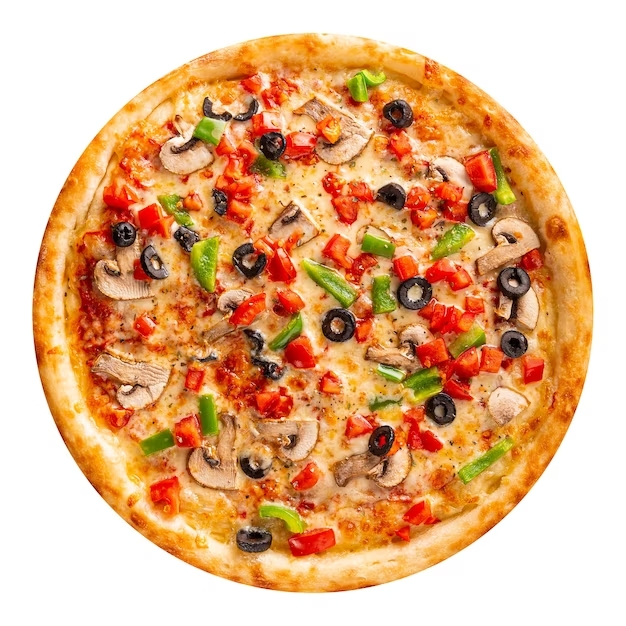
#> input picture pizza.jpg, 626 x 626 px, found by its file name
$ jupyter execute SamplingQuantization.ipynb
#> lines starting #> are read from the running program, lines starting #| are printed output that depends on the picture
[cell 1]
import numpy as np
import matplotlib.pyplot as plt
from skimage.io import imshow, imread

[cell 2]
def circle_image(x, y):
    X, Y = np.meshgrid(x, y)
    return X**2 + Y**2

factors = 2**np.arange(1, 5)
fig, ax = plt.subplots(1, len(factors), figsize=(15, 4))
for i, N in enumerate(factors):
    image = circle_image(np.linspace(-1, 1, num=N), np.linspace(-1, 1, num=N))
    ax[i].imshow(image, cmap='gray')
    ax[i].set_title('$N = {}$'.format(N))
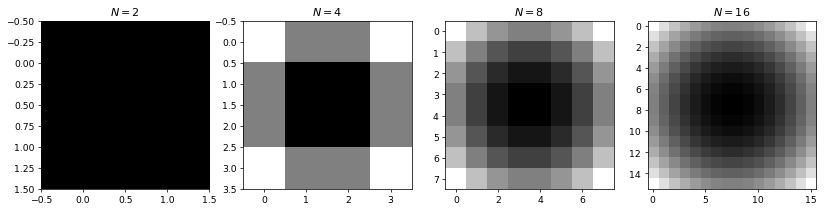
#> figure drawn by matplotlib, 4 panels

[cell 3]
pizza = imread('/home/nmit/Downloads/pizza.jpg')
#> pizza is the input picture: shape (626, 626, 3); mean R, G, B 227.3, 178.8, 136.7

from skimage.transform import downscale_local_mean
factors = 3**np.arange(1, 5)
figure, axis = plt.subplots(1, len(factors), figsize=(20, 6))
for factor, ax in zip(factors, axis):
    image = downscale_local_mean(pizza,
                                 factors=(factor, factor, 1)).astype(int)
    ax.imshow(image)
    ax.set_title('$N={}$'.format(image.shape[0]))
#> this loop made 4 passes
#> pass 1, `image = downscale_local_mean(pizza, factors=(factor, factor, 1)).astyp..`:
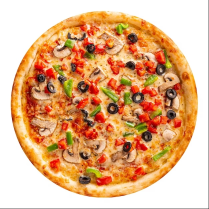
#> image: shape (209, 209, 3) int64; mean R, G, B 226.2, 178, 136
#> pass 2, `image = downscale_local_mean(pizza, factors=(factor, factor, 1)).astyp..`:
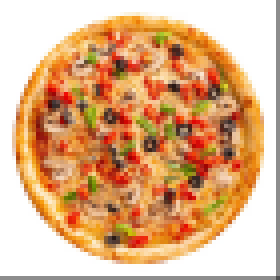
#> image: shape (70, 70, 3) int64 (shown 4 times larger); mean R, G, B 224, 176.2, 134.6
#> pass 3, `image = downscale_local_mean(pizza, factors=(factor, factor, 1)).astyp..`:
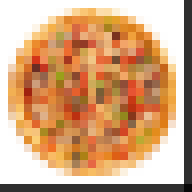
#> image: shape (24, 24, 3) int64 (shown 8 times larger); mean R, G, B 211.7, 166.5, 127.2
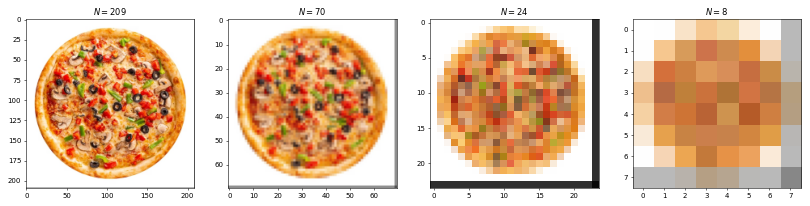
#> figure drawn by matplotlib, 4 panels

[cell 4]
def circle_image(x, y):
    X, Y = np.meshgrid(x, y)
    return X**2 + Y**2

factors = 2**np.arange(1, 5)
circ_image = circle_image(np.linspace(0, 1, num=4),
                          np.linspace(0, 1, num=4))
fig, ax = plt.subplots(1, len(factors), figsize=(15, 4))
for i, k in enumerate(factors):
    bins = np.linspace(0, circ_image.max(), k)
    image = np.digitize(circ_image, bins)
    image = np.vectorize(bins.tolist().__getitem__)(image-1)
    ax[i].imshow(image)
    ax[i].set_title('$k = {}$'.format(k))
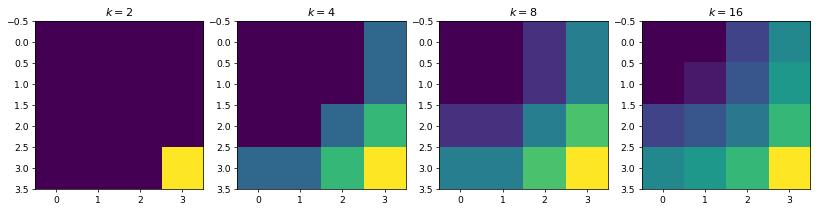
#> figure drawn by matplotlib, 4 panels

[cell 5]
factors = 2**np.arange(1, 5)
figure, axis = plt.subplots(1, len(factors), figsize=(20, 6))
for k, ax in zip(factors, axis):
    bins = np.linspace(0, pizza.max(), k)
    image = np.digitize(pizza, bins)
    image = (np.vectorize(bins.tolist().__getitem__)
                         (image-1).astype(int))
    ax.imshow(image)
    ax.set_title('$k = {}$'.format(k))
#> this loop made 4 passes
#> pass 1, `image = np.digitize(pizza, bins)`:
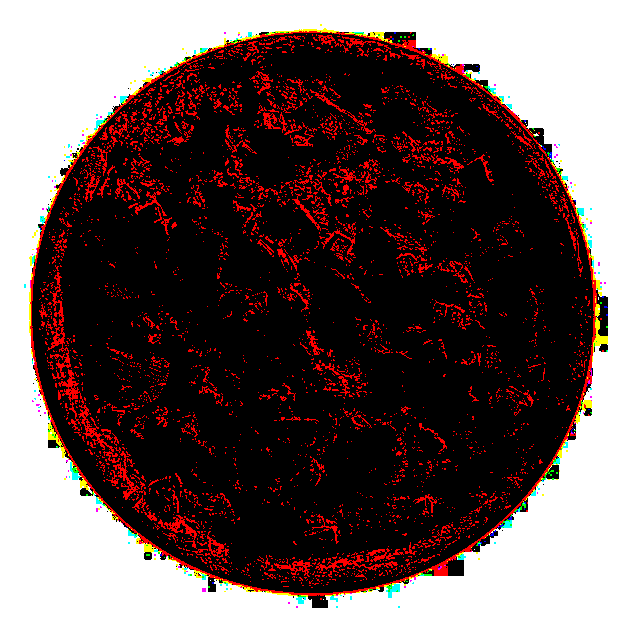
#> image: shape (626, 626, 3) int64; mean R, G, B 1.42, 1.35, 1.34; drawn with min black and max white
#> pass 2, `image = np.digitize(pizza, bins)`:
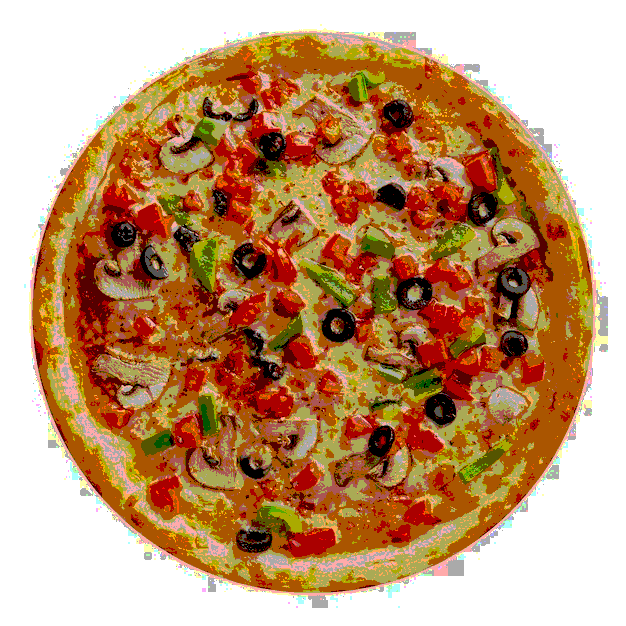
#> image: shape (626, 626, 3) int64; mean R, G, B 3.29, 2.79, 2.34; drawn with min black and max white
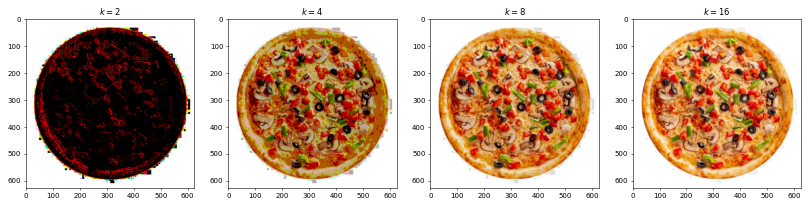
#> figure drawn by matplotlib, 4 panels

$ run again, with Labrador.jpg copied over pizza.jpg
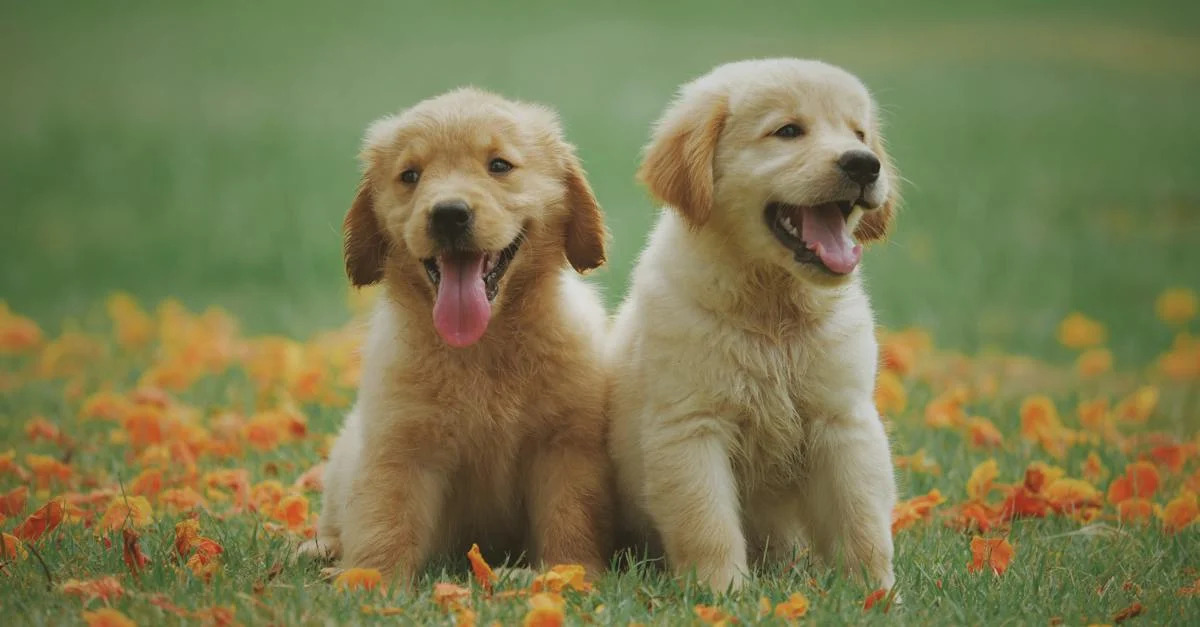
#> input picture Labrador.jpg, 1200 x 627 px, found by its file name
#> pizza is the input picture: shape (627, 1200, 3); mean R, G, B 124.2, 123.4, 80.2
#> `[cell 3] pizza = imread('/home/nmit/Downloads/pizza.jpg')  from skimag..`:
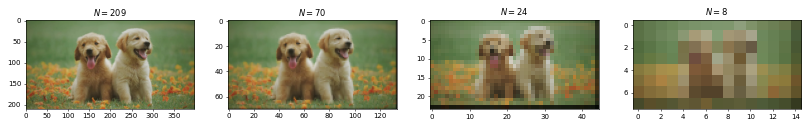
#> figure drawn by matplotlib, 4 panels
#> `[cell 5] factors = 2**np.arange(1, 5) figure, axis = plt.subplots(1, l..`:
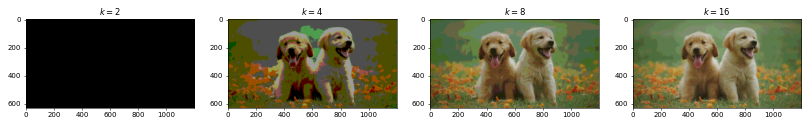
#> figure drawn by matplotlib, 4 panels
